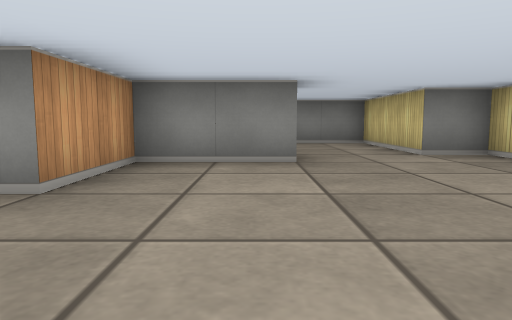
view 1 (above)

16 first-person views from a walk through a cub3D level. The camera is about half as high as the walls, tilts 6° down and sees 70° across. The floor is counted in squares. Each view is taken from the middle of a square. On the plan, view 1 faces up. The plan holds only what a view shows up to about 9 squares ahead; the rest is blank.

view 2
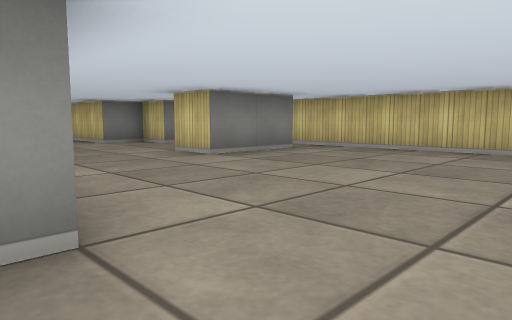

view 3
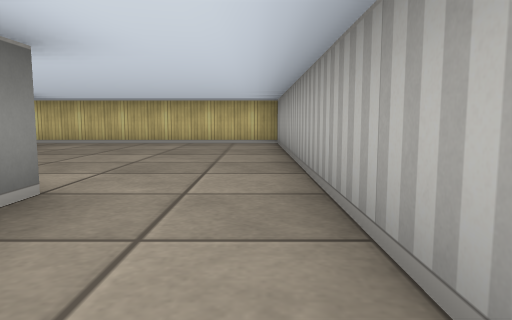

view 4
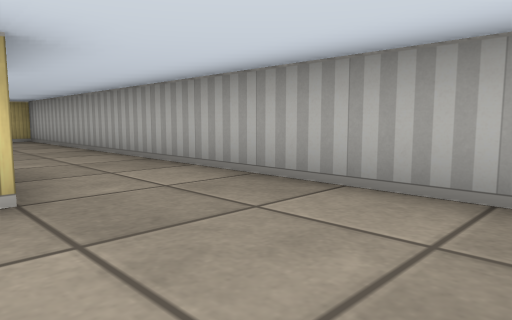

view 5
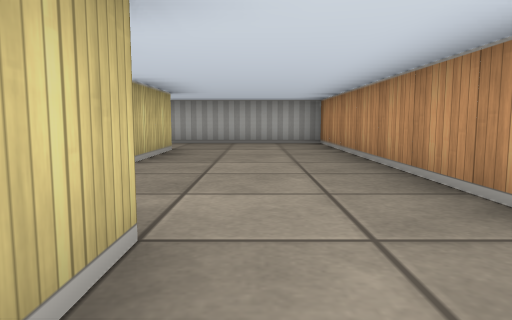

view 6
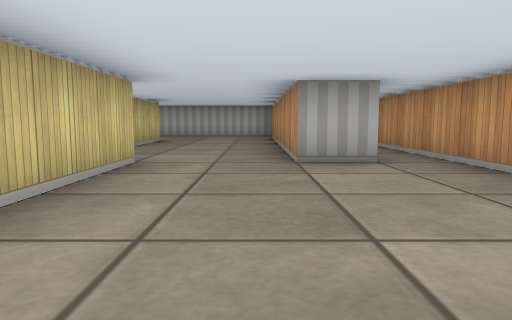

view 7
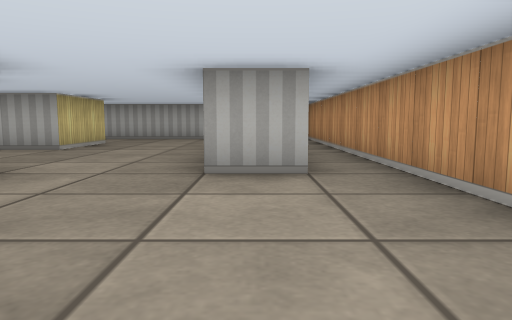

view 8
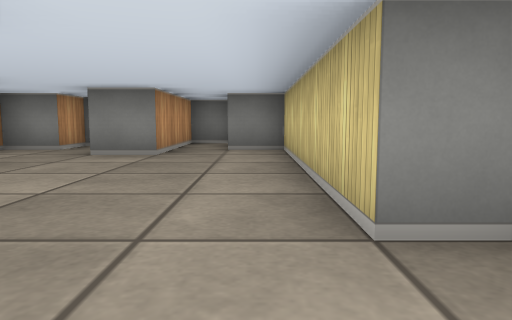

view 9
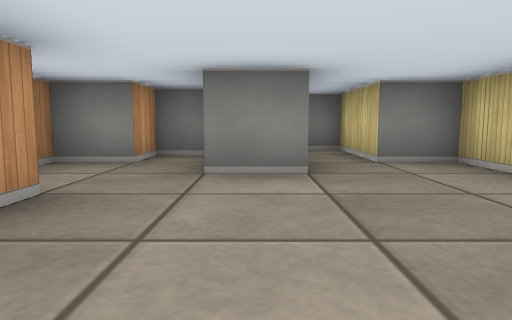

view 10
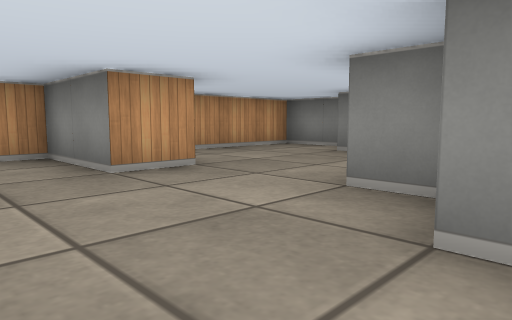

view 11
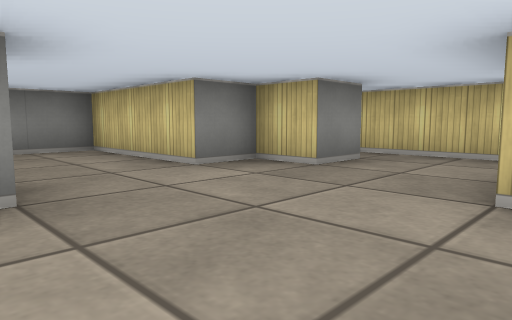

view 12
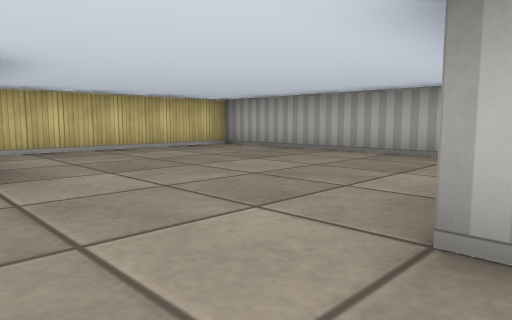

view 13
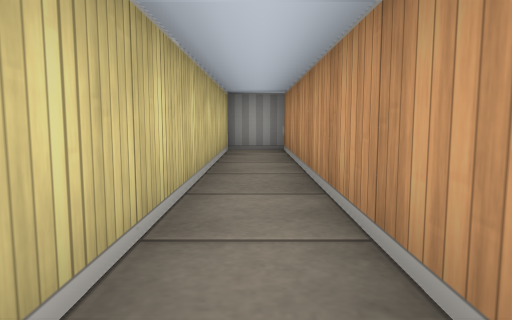

view 14
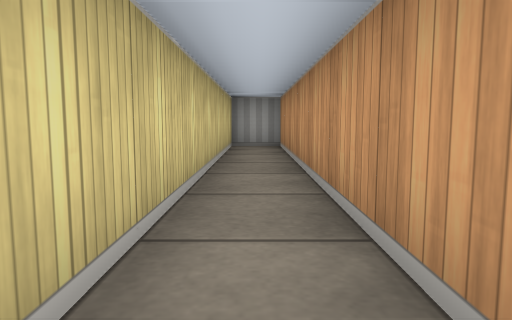

view 15
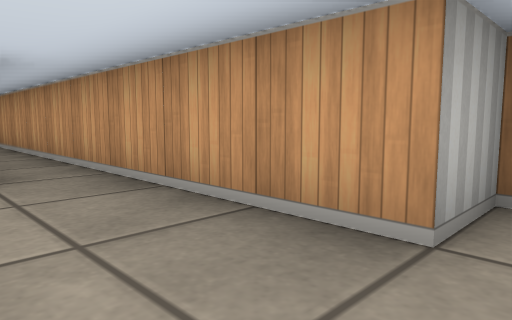

view 16
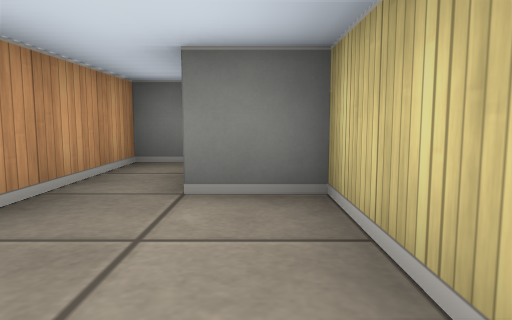

### Floor plan
Points are (right, up) in squares from view 1. A wall is a line through its corners. A room is listed if a view was taken in it or the views show most of it. See-through windows are left out.
Room 1 (views 1, 2, 10, 11, 12)
walls: (4.5, 1.5) (2.5, 1.5) (2.5, 2.5); (4.6, 4.5) (3.5, 4.5) (3.5, 5.5) (2.5, 5.5) (2.5, 8.5) (0.5, 8.5); (0.5, 5.6) (0.5, 4.5) (-1.5, 4.5) (-1.5, 2.5) (-1.9, 2.5); (-0.4, -1.5) (-1, -1.5); (-2.5, 0.5) (-0.5, 0.5); (-2.5, -3.5) (5.5, -3.5) (5.5, 5.1); (-0.1, 9.5) (-1.5, 9.5) (-1.5, 6.9)
ways out: opening at (-2, 1.5) to room 2; opening at (-1.5, -2.5) to room 2
Room 2 (views 3, 4, 5, 6, 7, 8, 9, 13, 14, 15, 16)
walls: (-2.9, 3.5) (-3.5, 3.5) (-3.5, 8.5) (-4.5, 8.5) (-4.5, 10.5) (-5.5, 10.5) (-5.5, 7.5) (-6.5, 7.5); (-8.6, 6.5) (-7.5, 6.5) (-7.5, -3.5) (-6.5, -3.5) (-6.5, 3.5) (-5.5, 3.5) (-5.5, -3.5) (-2.5, -3.5); (-2.5, -1.6) (-2.5, 0.5); (-6.8, 9.5) (-7.5, 9.5) (-7.5, 8.5) (-8.5, 8.5)
ways out: opening at (-2, 1.5) to room 1; opening at (-1.5, -2.5) to room 1

Positions as (right, up) in squares from view 1, and headings:
1: (0, 0), facing up
2: (-1, -3), facing up-right
3: (-3, -3), facing right
4: (-5, -1), facing down-right
5: (-4, 5), facing down
6: (-5, 8), facing down
7: (-6, 7), facing down
8: (-4, 2), facing up
9: (-6, 4), facing up
10: (4, 3), facing up-left
11: (0, 2), facing up-right
12: (-1, 2), facing down-right
13: (-7, 3), facing down
14: (-7, 4), facing down
15: (-6, 7), facing down-left
16: (-4, 6), facing up
